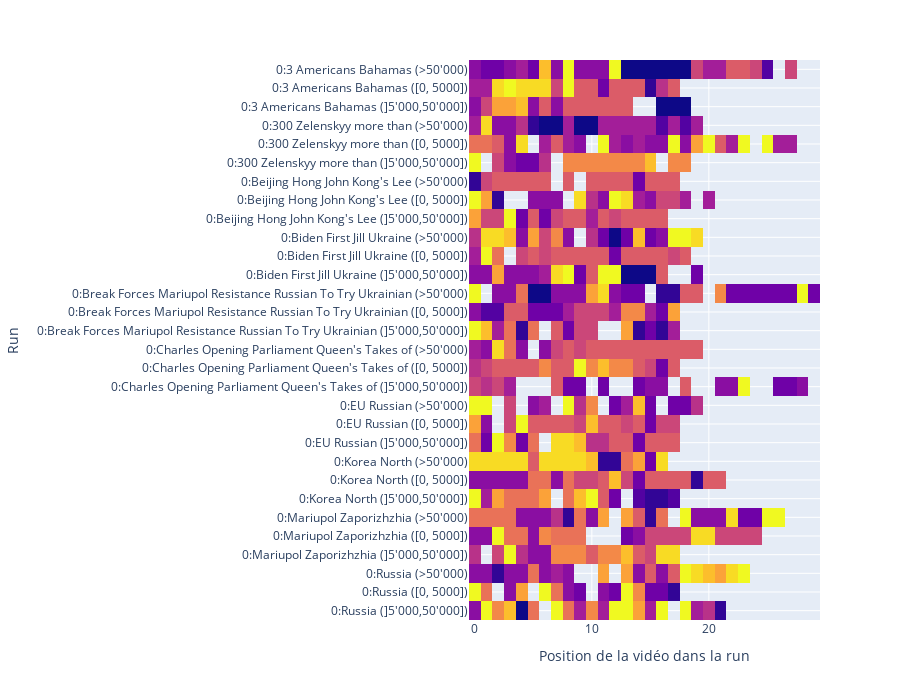

The cell this chart's notebook holds for it:
### Code cell
names = {}
label = ["[0, 5000]", "]5'000,50'000]", ">50'000"]

for idx, group in df_out.groupby("theme_id"):
    cpt=0
    for idx2, row in group[group['video_id_in_run']==0].sort_values("nb_views",ascending=True).iterrows():
        names[row['walk']] = row["theme_id"] + " (" +label[cpt]+")"
        cpt+=1

df_plot = df_out.copy()
df_plot['id'] = df_out.apply(lambda x: names[x['walk']],axis=1)
df_plot = df_plot.rename(columns={"id":"Run", "video_id_in_run":"Position de la vidéo dans la run", "video_best_topic_id": "Meilleur topic pour la vidéo"})
df_plot = df_plot.pivot(index='Run', columns='Position de la vidéo dans la run', values='Meilleur topic pour la vidéo')
fig = px.imshow(df_plot)
fig.update_layout(
    height=700,
    coloraxis={"showscale":False}
)
fig.write_html('plots/p5_best_topic_per_video.html')
fig.show()

### Figure 1 — Plotly figure (JSON) as saved in the notebook; plotly's stock layout.template omitted (floating-point values rounded to 4 significant figures; data arrays with more than 128 entries replaced by an {"elided": "..."} marker saying what was removed)
{"data": [{"coloraxis": "coloraxis", "name": "0", "x": [0, 1, 2, 3, 4, 5, 6, 7, 8, 9, 10, 11, 12, 13, 14, 15, 16, 17, 18, 19, 20, 21, 22, 23, 24, 25, 26, 27, 28, 29], "y": ["0:3 Americans Bahamas (>50'000)", "0:3 Americans Bahamas ([0, 5000])", "0:3 Americans Bahamas (]5'000,50'000])", "0:300 Zelenskyy more than (>50'000)", "0:300 Zelenskyy more than ([0, 5000])", "0:300 Zelenskyy more than (]5'000,50'000])", "0:Beijing Hong John Kong's Lee (>50'000)", "0:Beijing Hong John Kong's Lee ([0, 5000])", "0:Beijing Hong John Kong's Lee (]5'000,50'000])", "0:Biden First Jill Ukraine (>50'000)", "0:Biden First Jill Ukraine ([0, 5000])", "0:Biden First Jill Ukraine (]5'000,50'000])", "0:Break Forces Mariupol Resistance Russian To Try Ukrainian (>50'000)", "0:Break Forces Mariupol Resistance Russian To Try Ukrainian ([0, 5000])", "0:Break Forces Mariupol Resistance Russian To Try Ukrainian (]5'000,50'000])", "0:Charles Opening Parliament Queen's Takes of (>50'000)", "0:Charles Opening Parliament Queen's Takes of ([0, 5000])", "0:Charles Opening Parliament Queen's Takes of (]5'000,50'000])", "0:EU Russian (>50'000)", "0:EU Russian ([0, 5000])", "0:EU Russian (]5'000,50'000])", "0:Korea North (>50'000)", "0:Korea North ([0, 5000])", "0:Korea North (]5'000,50'000])", "0:Mariupol Zaporizhzhia (>50'000)", "0:Mariupol Zaporizhzhia ([0, 5000])", "0:Mariupol Zaporizhzhia (]5'000,50'000])", "0:Russia (>50'000)", "0:Russia ([0, 5000])", "0:Russia (]5'000,50'000])"], "z": {"elided": "30x30 float values"}, "type": "heatmap", "xaxis": "x", "yaxis": "y", "hovertemplate": "Position de la vidéo dans la run: %{x}<br>Run: %{y}<br>color: %{z}<extra></extra>"}], "layout": {"xaxis": {"anchor": "y", "domain": [0.0, 1.0], "scaleanchor": "y", "constrain": "domain", "title": {"text": "Position de la vidéo dans la run"}}, "yaxis": {"anchor": "x", "domain": [0.0, 1.0], "autorange": "reversed", "constrain": "domain", "title": {"text": "Run"}}, "coloraxis": {"colorscale": [[0.0, "#0d0887"], [0.1111, "#46039f"], [0.2222, "#7201a8"], [0.3333, "#9c179e"], [0.4444, "#bd3786"], [0.5556, "#d8576b"], [0.6667, "#ed7953"], [0.7778, "#fb9f3a"], [0.8889, "#fdca26"], [1.0, "#f0f921"]], "showscale": false}, "margin": {"t": 60}, "height": 700}}
